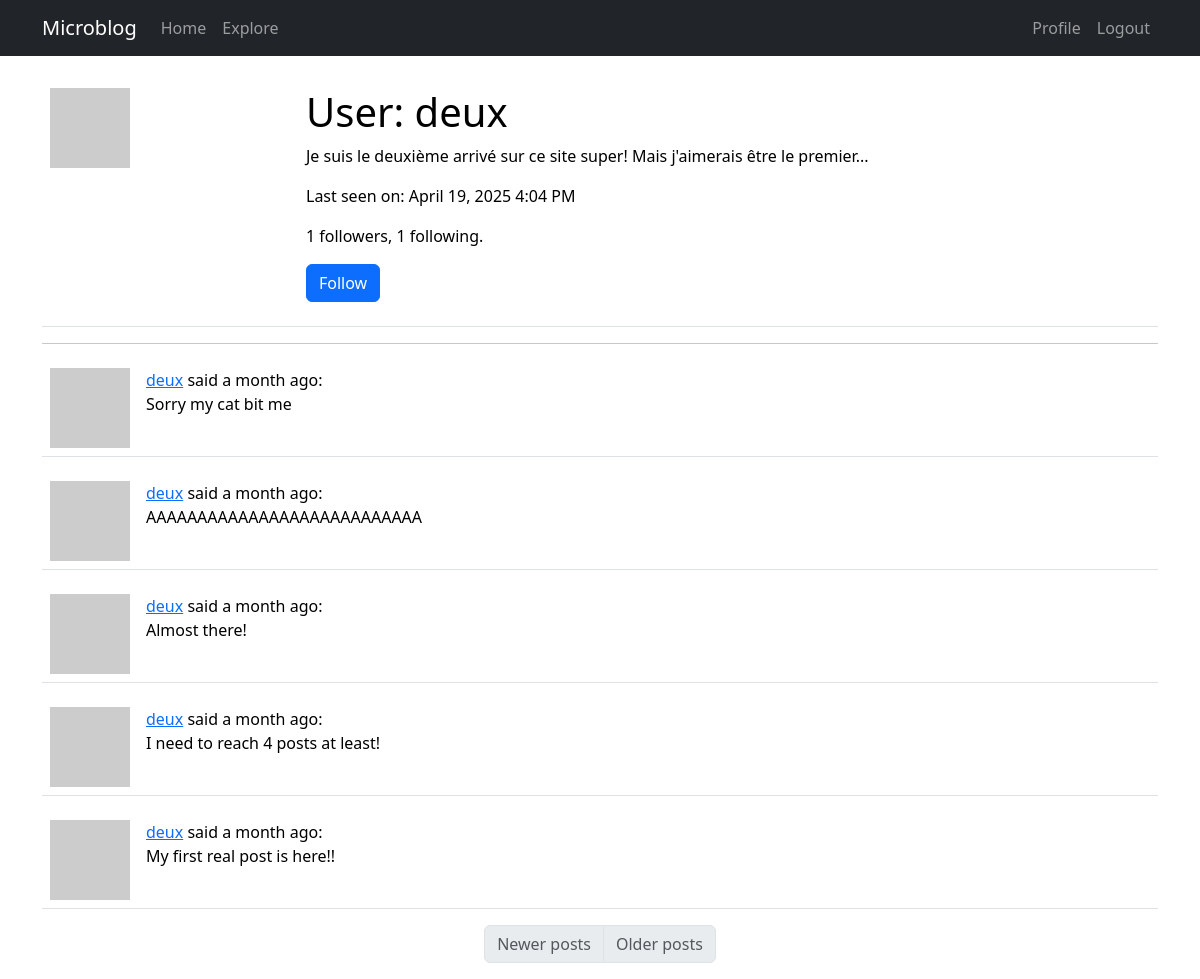
The page /user/deux (signed in) on the database as committed earlier.
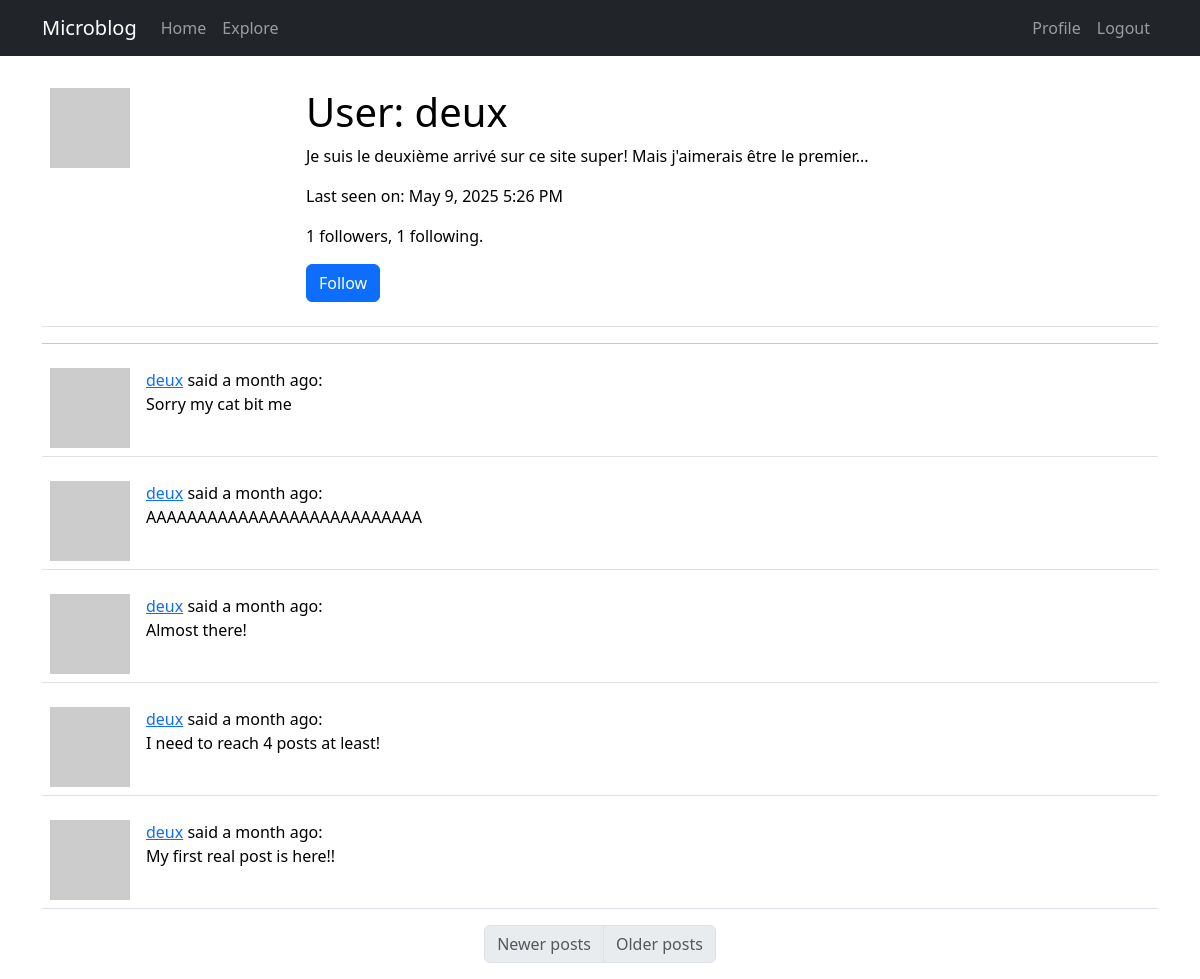
The same page on the database as committed later.
### app/models.py (models this page shows, shortened)
class User(UserMixin, db.Model):
    id: so.Mapped[int] = so.mapped_column(primary_key=True)
    username: so.Mapped[str] = so.mapped_column(sa.String(64), index=True, unique=True)
    email: so.Mapped[str] = so.mapped_column(sa.String(120), index=True, unique=True)
    password_hash: so.Mapped[Optional[str]] = so.mapped_column(sa.String(256))
    posts: so.WriteOnlyMapped["Post"] = so.relationship(back_populates="author")
    about_me: so.Mapped[Optional[str]] = so.mapped_column(sa.String(140))
    last_seen: so.Mapped[Optional[datetime]] = so.mapped_column(
        default=lambda: datetime.now(timezone.utc)
    )
    following: so.WriteOnlyMapped["User"] = so.relationship(
        secondary=followers,
        primaryjoin=(followers.c.follower_id == id),
        secondaryjoin=(followers.c.followed_id == id),
        back_populates="followers",
    )
    followers: so.WriteOnlyMapped["User"] = so.relationship(
        secondary=followers,
        primaryjoin=(followers.c.followed_id == id),
        secondaryjoin=(followers.c.follower_id == id),
        back_populates="following",
    )
    def avatar(self, size):
        digest = md5(self.email.lower().encode("utf-8")).hexdigest()
        return f"https://www.gravatar.com/avatar/{digest}?d=identicon&s={size}"
    def is_following(self, user):
        query = self.following.select().where(
            User.id == user.id
        )  # ? works with self.id ?
        return db.session.scalar(query) is not None
    def followers_count(self):
        query = sa.select(sa.func.count()).select_from(
            self.followers.select().subquery()
        )
        return db.session.scalar(query)
    def following_count(self):
        query = sa.select(sa.func.count()).select_from(
            self.following.select().subquery()
        )
        return db.session.scalar(query)

### app/main/routes.py (the view)
@bp.route("/user/<username>")
@login_required
def user(username):
    user = db.first_or_404(sa.select(User).where(User.username == username))
    page = request.args.get(key="page", default=1, type=int)
    query = user.posts.select().order_by(Post.timestamp.desc())
    posts = db.paginate(
        query, page=page, per_page=current_app.config["POSTS_PER_PAGE"], error_out=False
    )
    prev_url = (
        url_for("main.user", username=username, page=posts.prev_num)
        if posts.has_prev
        else None
    )
    next_url = (
        url_for("main.user", username=username, page=posts.next_num)
        if posts.has_next
        else None
    )
    form = EmptyForm()
    return render_template(
        "user.html",
        title=_("Profile"),
        user=user,
        posts=posts,
        form=form,
        prev_url=prev_url,
        next_url=next_url,
    )

### app/main/forms.py
class EmptyForm(FlaskForm):
    submit = SubmitField(_l("Submit"))

### app/__init__.py (called while the page is built)
def get_locale():
    return request.accept_languages.best_match(current_app.config["LANGUAGES"])

### app/main/routes.py (called while the page is built)
@bp.before_app_request
def before_request():
    if current_user.is_authenticated:
        current_user.last_seen = datetime.now(timezone.utc)
        db.session.commit()
    g.locale = get_locale()

### app/models.py (called while the page is built)
@login.user_loader
def load_user(id):
    return db.session.get(User, int(id))

### app/templates/user.html (shortened to what this page needs)
{% extends 'base.html' %}
{% import "bootstrap_wtf.html" as wtf %}
{% block content %}
<table class="table table-hover">
  <tr valign="top">
    <td width="256px"><img src="{{ user.avatar(256) }}"></td>
    <td>
      <h1>{{_("User")}}: {{ user.username }}</h1>
      {% if user.about_me %}
      <p>{{ user.about_me }}</p>
      {% endif %}
      {% if user.last_seen %}
      <p>{{_("Last seen on")}}: {{ moment(user.last_seen).format("LLL") }}</p>
      {% endif %}
      <p>{{ user.followers_count() }} {{_("followers")}}, {{ user.following_count() }} {{_("following")}}.</p>
      {% if user==current_user %}
      <p><a href="{{ url_for('main.edit_profile') }}">{{_("Edit your profile")}}</a></p>
      {% elif not current_user.is_following(user) %}
      <p>
      <form action="{{ url_for('main.follow', username=user.username) }}" method="post">
        {{ form.submit(value=_("Follow"), class="btn btn-primary") }}
      </form>
      </p>
      {% endif %}
    </td>
  </tr>
</table>
<hr>
{% for post in posts %}
{% include '_post.html' %}
{% endfor %}
<nav aria-label="Post navigation">
  <ul class="pagination justify-content-center">
    <li class="page-item {% if not prev_url %} disabled{% endif %}">
      <a class="page-link" href="{{ prev_url }}">{{_("Newer posts")}}</a>
    </li>
    <li class=" page-item {% if not next_url %} disabled{% endif %}">
        <a class="page-link" href="{{ next_url }}">{{_("Older posts")}}</a>
    </li>
  </ul>
</nav>
{% endblock %}

Rows that differ between the two databases and show on the page:
changed User "deux": last_seen "April 19, 2025 4:04 PM" → "May 9, 2025 5:26 PM"
